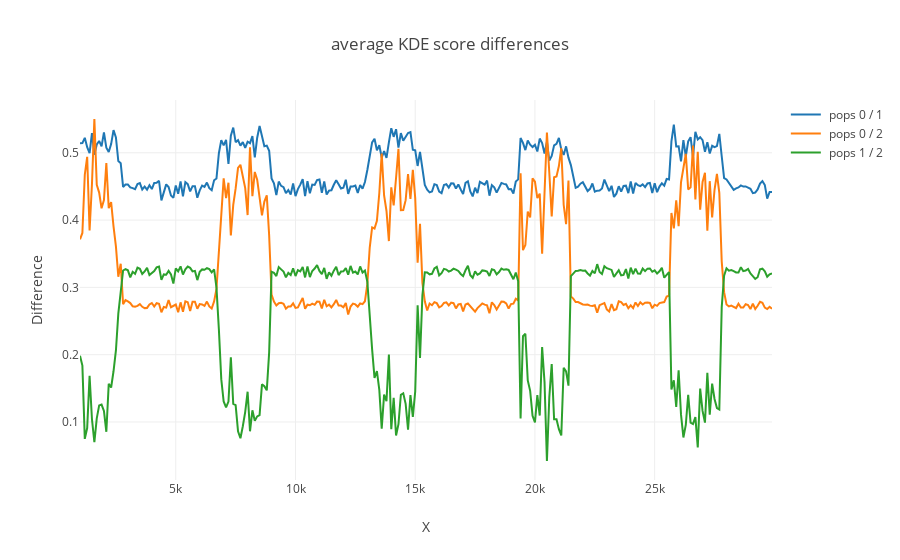

The notebook cell saved with this chart:
### Code cell
coords= {z:[x for x in range(len(labs)) if labs[x] == z] for z in list(set(labs))}


fig_data= [go.Scatter(
y= [Proportions[x] for x in coords[i]],
x= [wind[x] for x in coords[i]],
mode= 'lines',
name= ' pops {} / {}'.format(i[0],i[1])
) for i in coords.keys()
]

layout = go.Layout(
    title= 'average KDE score differences',
    yaxis=dict(
        title='Difference'),
    xaxis=dict(
        title='X')
)

fig= go.Figure(data=fig_data, layout=layout)
iplot(fig)

### Figure 1 — Plotly figure (JSON) as saved in the notebook; plotly's stock layout.template omitted (floating-point values rounded to 4 significant figures; data arrays with more than 128 entries replaced by an {"elided": "..."} marker saying what was removed)
{"data": [{"mode": "lines", "name": " pops 0 / 1", "type": "scatter", "x": {"elided": "290 int values"}, "y": {"elided": "290 float values"}}, {"mode": "lines", "name": " pops 0 / 2", "type": "scatter", "x": {"elided": "290 int values"}, "y": {"elided": "290 float values"}}, {"mode": "lines", "name": " pops 1 / 2", "type": "scatter", "x": {"elided": "290 int values"}, "y": {"elided": "290 float values"}}], "layout": {"title": "average KDE score differences", "xaxis": {"title": "X"}, "yaxis": {"title": "Difference"}}}
